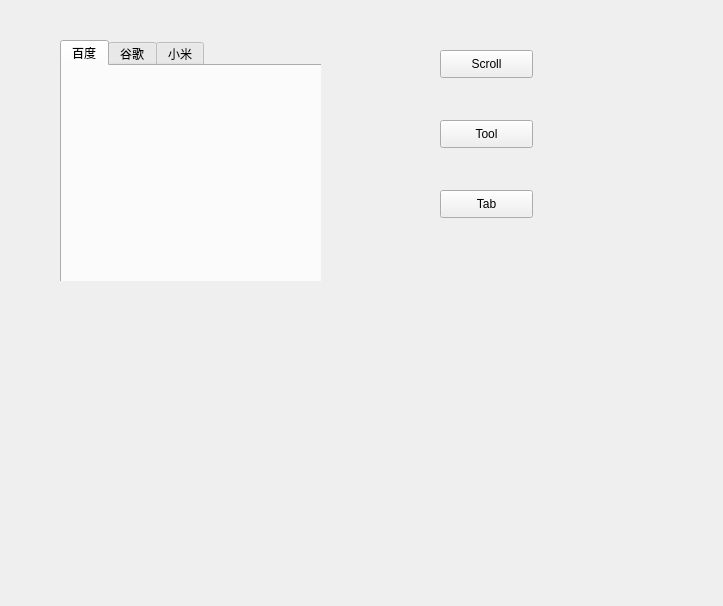
<?xml version="1.0" encoding="UTF-8"?>
<ui version="4.0">
 <class>Widget</class>
 <widget class="QWidget" name="Widget">
  <property name="geometry">
   <rect>
    <x>0</x>
    <y>0</y>
    <width>723</width>
    <height>606</height>
   </rect>
  </property>
  <property name="windowTitle">
   <string>Widget</string>
  </property>
  <widget class="QStackedWidget" name="stackedWidget">
   <property name="geometry">
    <rect>
     <x>0</x>
     <y>40</y>
     <width>321</width>
     <height>241</height>
    </rect>
   </property>
   <property name="currentIndex">
    <number>2</number>
   </property>
   <widget class="QWidget" name="page_5">
    <widget class="QScrollArea" name="scrollArea">
     <property name="geometry">
      <rect>
       <x>40</x>
       <y>10</y>
       <width>141</width>
       <height>221</height>
      </rect>
     </property>
     <property name="widgetResizable">
      <bool>true</bool>
     </property>
     <widget class="QWidget" name="scrollAreaWidgetContents">
      <property name="geometry">
       <rect>
        <x>0</x>
        <y>0</y>
        <width>118</width>
        <height>295</height>
       </rect>
      </property>
      <layout class="QVBoxLayout" name="verticalLayout">
       <item>
        <widget class="QPushButton" name="pushButton_3">
         <property name="text">
          <string>PushButton</string>
         </property>
        </widget>
       </item>
       <item>
        <widget class="QPushButton" name="pushButton_2">
         <property name="text">
          <string>PushButton</string>
         </property>
        </widget>
       </item>
       <item>
        <widget class="QPushButton" name="pushButton">
         <property name="text">
          <string>PushButton</string>
         </property>
        </widget>
       </item>
       <item>
        <widget class="QPushButton" name="pushButton_8">
         <property name="text">
          <string>PushButton</string>
         </property>
        </widget>
       </item>
       <item>
        <widget class="QPushButton" name="pushButton_7">
         <property name="text">
          <string>PushButton</string>
         </property>
        </widget>
       </item>
       <item>
        <widget class="QPushButton" name="pushButton_6">
         <property name="text">
          <string>PushButton</string>
         </property>
        </widget>
       </item>
       <item>
        <widget class="QPushButton" name="pushButton_5">
         <property name="text">
          <string>PushButton</string>
         </property>
        </widget>
       </item>
       <item>
        <widget class="QPushButton" name="pushButton_4">
         <property name="text">
          <string>PushButton</string>
         </property>
        </widget>
       </item>
      </layout>
     </widget>
    </widget>
   </widget>
   <widget class="QWidget" name="page_6">
    <widget class="QToolBox" name="toolBox">
     <property name="geometry">
      <rect>
       <x>90</x>
       <y>40</y>
       <width>85</width>
       <height>145</height>
      </rect>
     </property>
     <property name="currentIndex">
      <number>3</number>
     </property>
     <widget class="QWidget" name="page">
      <property name="geometry">
       <rect>
        <x>0</x>
        <y>0</y>
        <width>85</width>
        <height>25</height>
       </rect>
      </property>
      <attribute name="label">
       <string>家人</string>
      </attribute>
     </widget>
     <widget class="QWidget" name="page_2">
      <property name="geometry">
       <rect>
        <x>0</x>
        <y>0</y>
        <width>85</width>
        <height>25</height>
       </rect>
      </property>
      <attribute name="label">
       <string>朋友</string>
      </attribute>
     </widget>
     <widget class="QWidget" name="page_3">
      <property name="geometry">
       <rect>
        <x>0</x>
        <y>0</y>
        <width>85</width>
        <height>25</height>
       </rect>
      </property>
      <attribute name="label">
       <string>陌生人</string>
      </attribute>
     </widget>
     <widget class="QWidget" name="page_4">
      <property name="geometry">
       <rect>
        <x>0</x>
        <y>0</y>
        <width>85</width>
        <height>25</height>
       </rect>
      </property>
      <attribute name="label">
       <string>黑名单</string>
      </attribute>
     </widget>
    </widget>
   </widget>
   <widget class="QWidget" name="page_7">
    <widget class="QTabWidget" name="tabWidget">
     <property name="geometry">
      <rect>
       <x>60</x>
       <y>0</y>
       <width>271</width>
       <height>271</height>
      </rect>
     </property>
     <property name="currentIndex">
      <number>0</number>
     </property>
     <widget class="QWidget" name="tab">
      <attribute name="title">
       <string>百度</string>
      </attribute>
     </widget>
     <widget class="QWidget" name="tab_2">
      <attribute name="title">
       <string>谷歌</string>
      </attribute>
     </widget>
     <widget class="QWidget" name="tab_3">
      <attribute name="title">
       <string>小米</string>
      </attribute>
     </widget>
    </widget>
   </widget>
  </widget>
  <widget class="QPushButton" name="btn_scroll">
   <property name="geometry">
    <rect>
     <x>440</x>
     <y>50</y>
     <width>93</width>
     <height>28</height>
    </rect>
   </property>
   <property name="text">
    <string>Scroll</string>
   </property>
  </widget>
  <widget class="QPushButton" name="btn_tool">
   <property name="geometry">
    <rect>
     <x>440</x>
     <y>120</y>
     <width>93</width>
     <height>28</height>
    </rect>
   </property>
   <property name="text">
    <string>Tool</string>
   </property>
  </widget>
  <widget class="QPushButton" name="btn_tab">
   <property name="geometry">
    <rect>
     <x>440</x>
     <y>190</y>
     <width>93</width>
     <height>28</height>
    </rect>
   </property>
   <property name="text">
    <string>Tab</string>
   </property>
  </widget>
 </widget>
 <layoutdefault spacing="6" margin="11"/>
 <resources/>
 <connections/>
</ui>
